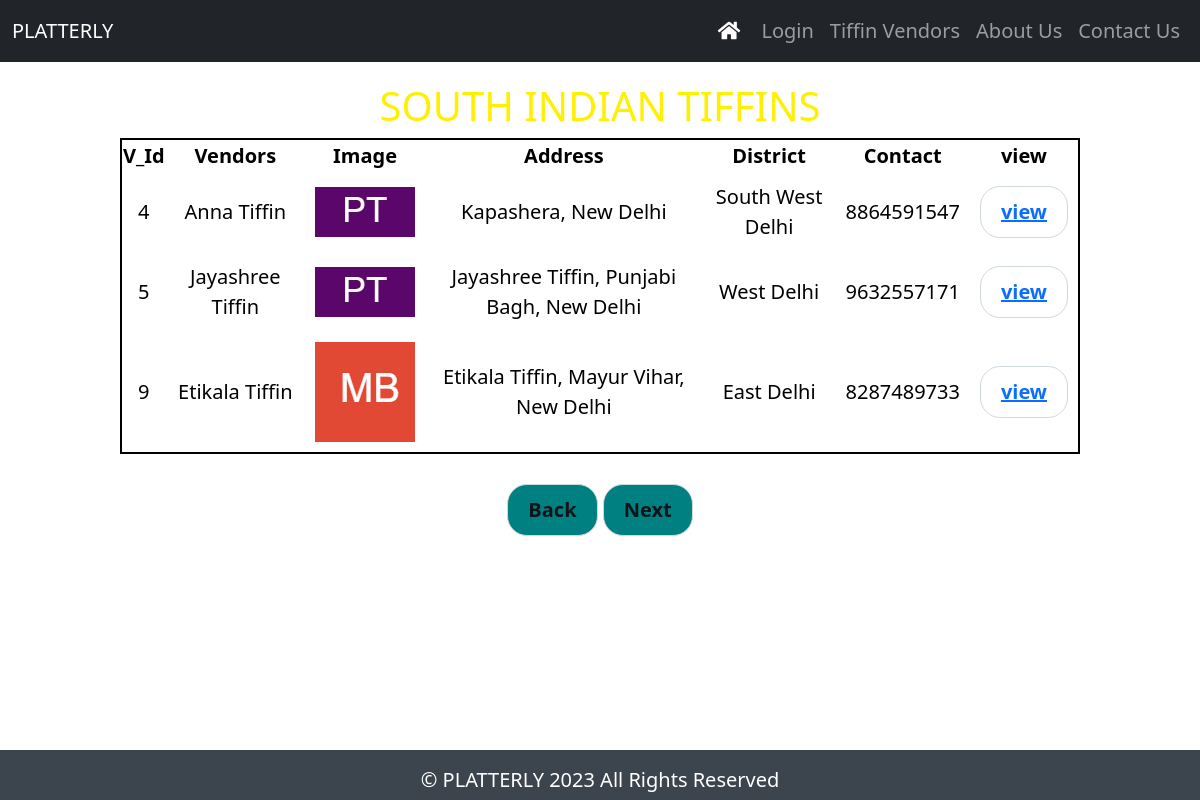
Screenshot of /southvendors.php with the database file from the repository.
### tables this page shows
CREATE TABLE `vendors` (
  `V_id` int(100) NOT NULL,
  `V_ip` varchar(255) NOT NULL,
  `V_name` varchar(255) NOT NULL,
  `V_logo` text NOT NULL,
  `V_regional` text NOT NULL,
  `V_email` varchar(100) NOT NULL,
  `V_pass` varchar(100) NOT NULL,
  `V_addrs` varchar(200) NOT NULL,
  `V_distrt` text NOT NULL,
  `V_contact` bigint(20) NOT NULL
);

### southvendors.php (the view, shortened to what this page needs)
<!doctype html>
<?php
include("includes/db.php");
?>
<html>
	<head>
	   <link rel="stylesheet" href="https://cdnjs.cloudflare.com/ajax/libs/font-awesome/5.15.3/css/all.min.css" />
    <link href="https://cdn.jsdelivr.net/npm/bootstrap@5.0.2/dist/css/bootstrap.min.css" rel="stylesheet">
	 <link rel="stylesheet" href="css/vendors.css">
	</head>
			<body>
		 <nav class="navbar navbar-expand-lg navbar-dark bg-dark">
        <div class="container-fluid">
        <a class="navbar-brand" href="#">PLATTERLY</a>
        <div class="d-flex">
          <div class="collapse navbar-collapse" id="navbarSupportedContent">
            <ul class="navbar-nav me-auto mb-2 mb-lg-0">
			<li class="nav-item">
                <a class="nav-link active" aria-current="page" href="index.php"><i class="fas fa-home"></i>&nbsp;</a>
              </li>
              <li class="nav-item">
                <?php
					        if(isset($_SESSION['user'])){
						        echo" <a class='nav-link active' href='customers/my_acc.php'><h4 style='color:yellow;text-decoration:underline;'>Hi! &nbsp;".$_SESSION['user'].'(My Account)'."</h4></a>";
					        }
					        else {
						        echo"<a class='nav-link' href='customers/login.php'>Login</a>";
					        }
				        ?>
				      </li>
              <li><a class='nav-link' href='regional.php'>Tiffin Vendors</a></li>
              <li class="nav-item">
                <a class="nav-link" href="about.html">About Us</a>
              </li>
              <li class="nav-item">
                <a class="nav-link" href="#">Contact Us</a>
              </li>
            </ul>
           </div>
          </div>
        </div>
      </nav>
		<h1 style="color:#fff000"> SOUTH INDIAN TIFFINS</h1>
		<div >
			<table class="regional-container" table style="width:80%">
				<tr>
				<th>V_Id</th>
				<th>Vendors</th>
				<th> Image</th>
				<th> Address</th>
				<th> District</th>
				<th> Contact</th>
				<th> view</th>
				</tr>
		<?php
			$get_svendor = "select * from vendors where V_regional='South Indian'";
			$run_svendor = mysqli_query($con, $get_svendor);
			while ($row_svendor = mysqli_fetch_array($run_svendor)) {
				$email = $row_svendor['V_email'];
				$s_id = $row_svendor['V_id'];
				$s_name = $row_svendor['V_name'];
				$s_logo = $row_svendor['V_logo'];
				$s_district = $row_svendor['V_addrs'];
				$s_sub_district = $row_svendor['V_distrt'];
				$s_contact = $row_svendor['V_contact'];
		?>
			<tr>
			<td><?php echo $s_id; ?></td>
			<td><?php echo $s_name; ?></td>
			<td> <img src="images/<?php echo $s_logo;?>" width="100 px" > </td>
			<td><?php echo $s_district; ?></td>
			<td><?php echo $s_sub_district; ?></td>
			<td><?php echo $s_contact; ?></td>
			<td><button> <a href='vendorMenuPage.php?email=<?php echo $email;?>'>view</button> </td>
		<?php } ?>
			</table>
		</div>
	<div style="text-align:center">
		<a href="regional.php"><button class="btn1">Back</button></a>
		<a href="#"><button class="btn2"> Next</button></a>
	</div>
	<div class="footer-bottom">
    	&copy; PLATTERLY 2023 All Rights Reserved
    </div>
</body>
</html>

### rows the page displays
vendors: V_id "4", V_name "Anna Tiffin", V_logo (picture), V_addrs "Kapashera, New Delhi", V_distrt "South West Delhi", V_contact "8864591547"
vendors: V_id "5", V_name "Jayashree Tiffin", V_logo (picture), V_addrs "Jayashree Tiffin, Punjabi Bagh, New Delhi", V_distrt "West Delhi", V_contact "9632557171"
vendors: V_id "9", V_name "Etikala Tiffin", V_logo (picture), V_addrs "Etikala Tiffin, Mayur Vihar, New Delhi", V_distrt "East Delhi", V_contact "8287489733"
